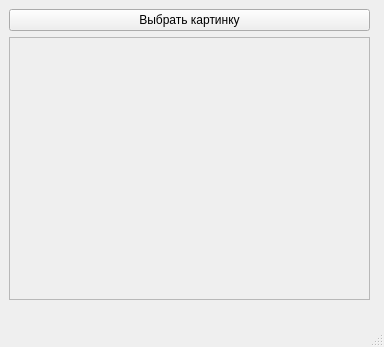
<?xml version="1.0" encoding="UTF-8"?>
<ui version="4.0">
 <class>MainWindow</class>
 <widget class="QMainWindow" name="MainWindow">
  <property name="geometry">
   <rect>
    <x>0</x>
    <y>0</y>
    <width>384</width>
    <height>347</height>
   </rect>
  </property>
  <property name="windowTitle">
   <string>Дешифровальщик</string>
  </property>
  <widget class="QWidget" name="centralwidget">
   <widget class="QWidget" name="verticalLayoutWidget">
    <property name="geometry">
     <rect>
      <x>9</x>
      <y>9</y>
      <width>361</width>
      <height>291</height>
     </rect>
    </property>
    <layout class="QVBoxLayout" name="verticalLayout">
     <item>
      <widget class="QPushButton" name="pushButton">
       <property name="text">
        <string>Выбрать картинку</string>
       </property>
      </widget>
     </item>
     <item>
      <widget class="QTextBrowser" name="textBrowser">
       <property name="enabled">
        <bool>false</bool>
       </property>
      </widget>
     </item>
    </layout>
   </widget>
  </widget>
  <widget class="QMenuBar" name="menubar">
   <property name="geometry">
    <rect>
     <x>0</x>
     <y>0</y>
     <width>384</width>
     <height>21</height>
    </rect>
   </property>
  </widget>
  <widget class="QStatusBar" name="statusbar"/>
 </widget>
 <resources/>
 <connections/>
</ui>
